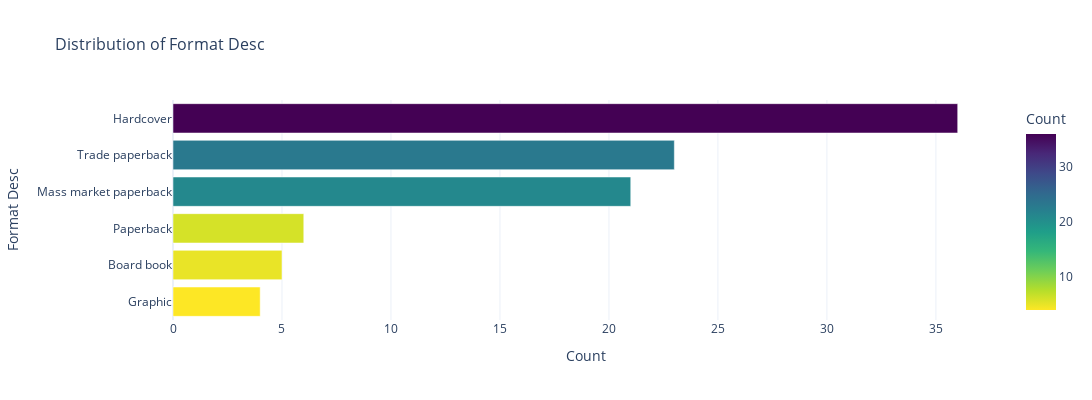

The cell this chart's notebook holds for it:
### Markdown cell above
tipos de livros (nomes) —>

### Code cell
# Create a horizontal bar plot for 'format_desc'
create_horizontal_bar_plot(df, 'format_desc')

### Figure 1 — Plotly figure (JSON) as saved in the notebook; plotly's stock layout.template omitted (floating-point values rounded to 4 significant figures)
{"data": [{"alignmentgroup": "True", "hovertemplate": "Count=%{marker.color}<br>Format Desc=%{y}<extra></extra>", "legendgroup": "", "marker": {"color": [4, 5, 6, 21, 23, 36], "coloraxis": "coloraxis", "pattern": {"shape": ""}}, "name": "", "offsetgroup": "", "orientation": "h", "showlegend": false, "textposition": "auto", "type": "bar", "x": [4, 5, 6, 21, 23, 36], "xaxis": "x", "y": ["Graphic", "Board book", "Paperback", "Mass market paperback", "Trade paperback", "Hardcover"], "yaxis": "y"}], "layout": {"barmode": "relative", "coloraxis": {"colorbar": {"title": {"text": "Count"}}, "colorscale": [[0, "#fde725"], [0.1111, "#b5de2b"], [0.2222, "#6ece58"], [0.3333, "#35b779"], [0.4444, "#1f9e89"], [0.5556, "#26828e"], [0.6667, "#31688e"], [0.7778, "#3e4989"], [0.8889, "#482878"], [1, "#440154"]]}, "height": 400, "legend": {"tracegroupgap": 0}, "title": {"font": {"size": 16}, "text": "Distribution of Format Desc"}, "width": 1200, "xaxis": {"anchor": "y", "domain": [0, 1], "title": {"text": "Count"}}, "yaxis": {"anchor": "x", "domain": [0, 1], "title": {"text": "Format Desc"}}}}
